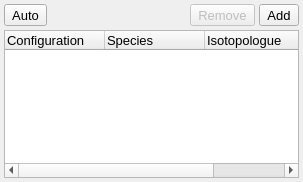
<?xml version="1.0" encoding="UTF-8"?>
<ui version="4.0">
 <class>IsotopologueRefListWidget</class>
 <widget class="QWidget" name="IsotopologueRefListWidget">
  <property name="geometry">
   <rect>
    <x>0</x>
    <y>0</y>
    <width>303</width>
    <height>182</height>
   </rect>
  </property>
  <property name="font">
   <font>
    <pointsize>10</pointsize>
   </font>
  </property>
  <property name="windowTitle">
   <string>Form</string>
  </property>
  <layout class="QVBoxLayout" name="verticalLayout">
   <property name="spacing">
    <number>4</number>
   </property>
   <property name="leftMargin">
    <number>4</number>
   </property>
   <property name="topMargin">
    <number>4</number>
   </property>
   <property name="rightMargin">
    <number>4</number>
   </property>
   <property name="bottomMargin">
    <number>4</number>
   </property>
   <item>
    <layout class="QHBoxLayout" name="horizontalLayout_4">
     <property name="spacing">
      <number>4</number>
     </property>
     <item>
      <widget class="QToolButton" name="AutoButton">
       <property name="sizePolicy">
        <sizepolicy hsizetype="Minimum" vsizetype="Fixed">
         <horstretch>0</horstretch>
         <verstretch>0</verstretch>
        </sizepolicy>
       </property>
       <property name="toolTip">
        <string>Automaticallly add entries for missing species based on the targetted configurations</string>
       </property>
       <property name="text">
        <string>Auto</string>
       </property>
       <property name="icon">
        <iconset resource="../main.qrc">
         <normaloff>:/menu/icons/menu_wizard.svg</normaloff>:/menu/icons/menu_wizard.svg</iconset>
       </property>
       <property name="iconSize">
        <size>
         <width>16</width>
         <height>16</height>
        </size>
       </property>
       <property name="toolButtonStyle">
        <enum>Qt::ToolButtonTextBesideIcon</enum>
       </property>
      </widget>
     </item>
     <item>
      <spacer name="horizontalSpacer_2">
       <property name="orientation">
        <enum>Qt::Horizontal</enum>
       </property>
       <property name="sizeHint" stdset="0">
        <size>
         <width>40</width>
         <height>20</height>
        </size>
       </property>
      </spacer>
     </item>
     <item>
      <widget class="QToolButton" name="RemoveButton">
       <property name="enabled">
        <bool>false</bool>
       </property>
       <property name="sizePolicy">
        <sizepolicy hsizetype="Minimum" vsizetype="Fixed">
         <horstretch>0</horstretch>
         <verstretch>0</verstretch>
        </sizepolicy>
       </property>
       <property name="toolTip">
        <string>Remove the currently-selected isotopologue reference</string>
       </property>
       <property name="text">
        <string>Remove</string>
       </property>
       <property name="icon">
        <iconset resource="../main.qrc">
         <normaloff>:/general/icons/general_remove.svg</normaloff>:/general/icons/general_remove.svg</iconset>
       </property>
       <property name="iconSize">
        <size>
         <width>16</width>
         <height>16</height>
        </size>
       </property>
       <property name="toolButtonStyle">
        <enum>Qt::ToolButtonTextBesideIcon</enum>
       </property>
      </widget>
     </item>
     <item>
      <widget class="QToolButton" name="AddButton">
       <property name="sizePolicy">
        <sizepolicy hsizetype="Minimum" vsizetype="Fixed">
         <horstretch>0</horstretch>
         <verstretch>0</verstretch>
        </sizepolicy>
       </property>
       <property name="toolTip">
        <string>Add a new isotopologue reference</string>
       </property>
       <property name="text">
        <string>Add</string>
       </property>
       <property name="icon">
        <iconset resource="../main.qrc">
         <normaloff>:/general/icons/general_add.svg</normaloff>:/general/icons/general_add.svg</iconset>
       </property>
       <property name="iconSize">
        <size>
         <width>16</width>
         <height>16</height>
        </size>
       </property>
       <property name="toolButtonStyle">
        <enum>Qt::ToolButtonTextBesideIcon</enum>
       </property>
      </widget>
     </item>
    </layout>
   </item>
   <item>
    <widget class="QTreeWidget" name="IsotopologueTree">
     <property name="selectionBehavior">
      <enum>QAbstractItemView::SelectRows</enum>
     </property>
     <column>
      <property name="text">
       <string>Configuration</string>
      </property>
     </column>
     <column>
      <property name="text">
       <string>Species</string>
      </property>
     </column>
     <column>
      <property name="text">
       <string>Isotopologue</string>
      </property>
     </column>
     <column>
      <property name="text">
       <string>Weight</string>
      </property>
     </column>
    </widget>
   </item>
  </layout>
 </widget>
 <resources>
  <include location="../main.qrc"/>
 </resources>
 <connections/>
</ui>
